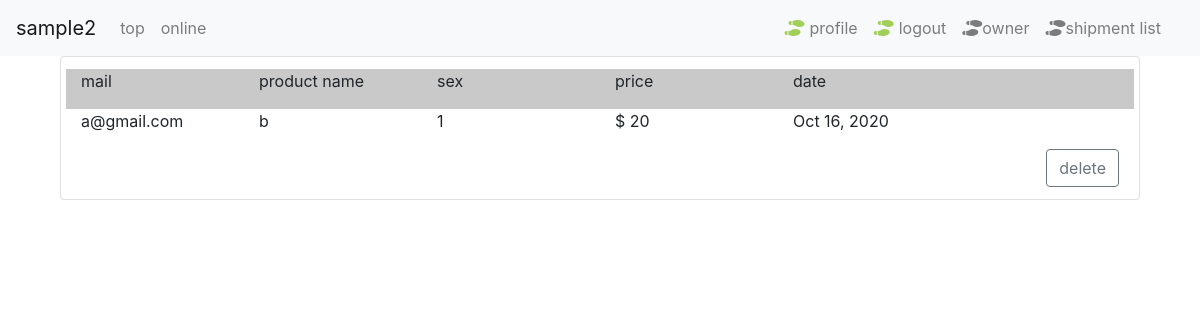
Before: /app/shipment/ (signed in) with the older database file.
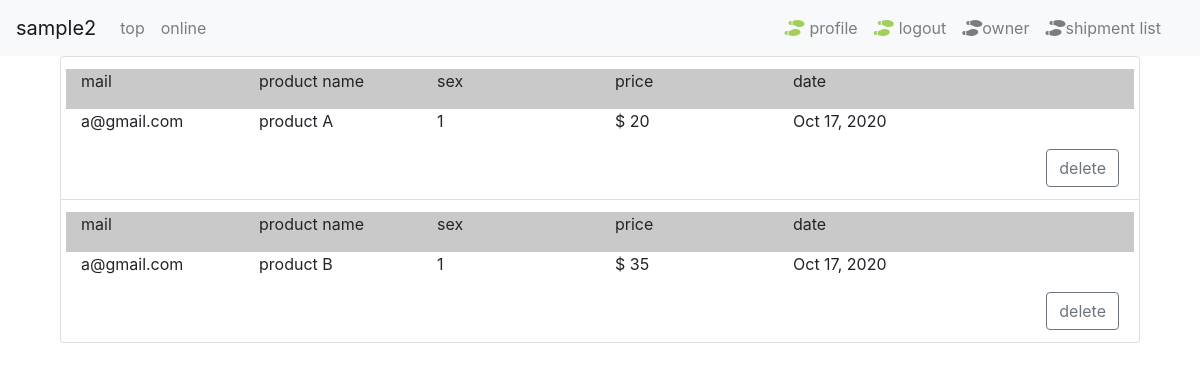
After: the same page with the newer database file.
### app/models.py (models this page shows)
class Shipments(models.Model):
    mail = models.CharField( verbose_name='mail', max_length=200)
    product_name = models.CharField( verbose_name='product_name', max_length=200)
    price = models.IntegerField( verbose_name='price', default=0, validators=[validators.MinValueValidator(0), validators.MaxValueValidator(100)])
    sex = models.IntegerField( verbose_name='price', default=0, validators=[validators.MinValueValidator(0), validators.MaxValueValidator(100)])
    created_at = models.DateTimeField( verbose_name='registlation date', auto_now_add=True)

### app/views.py (the view)
# urls.py: path('shipment/', ShipmentView.as_view(), name='shipment'),
class ShipmentView(LoginRequiredMixin, FilterView):
    model = Shipments

### app/templates/app/shipments_filter.html
{% extends "./_base.html" %}
{% block content %}
{% load crispy_forms_tags %}
<div class="container">
    <div class="col-12">
        <ul class="list-group">
            {% for shipments in shipments_list %}
            <li class="list-group-item">
                <div class="row" style="background-color: rgb(201, 201, 201);">
                    <div class="col-2">
                        <p>mail</p>
                    </div>
                    <div class="col-2">
                        <a>product name</a>
                    </div>
                    <div class="col-2">
                        <a>sex</a>
                    </div>
                    <div class="col-2">
                        <a>price</a>
                    </div>
                    <div class="col-2">
                        <p>date</p>
                    </div>
                </div>
                <div class="row">
                    <div class="col-2">
                        <p>{{ shipments.mail }}</p>
                    </div>
                    <div class="col-2">
                        <a>{{ shipments.product_name }}</a>
                    </div>
                    <div class="col-2">
                        <a>{{ shipments.sex }}</a>
                    </div>
                    <div class="col-2">
                        <a>$ {{ shipments.price }}</a>
                    </div>
                    <div class="col-2">
                        <p>{{ shipments.created_at|date:"M j, Y" }}</p>
                    </div>
                </div>
                {% if request.user.id != message.author.id %}
                <div class="row">
                    <div class="col-12">
                        <div class="float-right">
                            <a class="btn btn-outline-secondary " href="{% url 'shipment_delete' shipments.pk %}">delete</a>
                        </div>
                    </div>
                </div>
                {% endif %}
            </li>
            {% empty %}
            <li class="list-group-item">
                empty
            </li>
            {% endfor %}
        </ul>
    </div>
</div>
{% endblock %}

### app/templates/app/_base.html (shortened to what this page needs)
{% load static %}
<!DOCTYPE html>
<html lang="en">
<head>
    <link href="https://maxcdn.bootstrapcdn.com/bootstrap/4.0.0/css/bootstrap.min.css" rel="stylesheet"
>
</head>
<body>
    <nav class="navbar navbar-expand-lg navbar-light bg-light">
        <a class="navbar-brand" href="{% url ''%}">sample2</a>
        <div class="collapse navbar-collapse" id="Navber">
            <ul class="navbar-nav mr-auto">
                <li class="nav-item">
                    <a class="nav-link" href="{% url ''%}">top</a>
                </li>
                <li class="nav-item">
                    <a class="nav-link" href="{% url 'index'%}">online</a>
                </li>
            </ul>
            <ul class="navbar-nav col-auto">
                {% if request.user.id != message.author.id %}
                <li class="nav-item">
                    <a class="nav-link" href="{% url 'profile' %}"><i class="fas fa-shoe-prints" style="color: rgb(160, 207, 90); padding-right: 5px;"></i>profile</a>
                </li>
                <li class="nav-item">
                    <a class="nav-link" href="{% url 'admin:logout'%}"><i class="fas fa-shoe-prints" style="color: rgb(160, 207, 90); padding-right: 5px;"></i>logout</a>
                </li>
                {% endif %}
                {% if request.user.id != message.author.id and request.user.user_or_owner == 0 %}
                <li class="nav-item">
                    <a class="nav-link" href="{% url 'admin:index'%}"><i class="fas fa-shoe-prints"></i>owner</a>
                </li>
                <li class="nav-item">
                    <a class="nav-link" href="{% url 'shipment'%}"><i class="fas fa-shoe-prints"></i>shipment list</a>
                </li>
                {% endif %}
            </ul>
            </div>
    </nav>
    {% block content %}
    {% endblock %}
</body>
</html>

Changed rows visible on the page:
removed Shipments: mail "a@gmail.com", product_name "b", sex "1", price "20", created_at "Oct 16, 2020"
added Shipments: mail "a@gmail.com", product_name "product A", sex "1", price "20", created_at "Oct 17, 2020"
added Shipments: mail "a@gmail.com", product_name "product B", sex "1", price "35", created_at "Oct 17, 2020"
